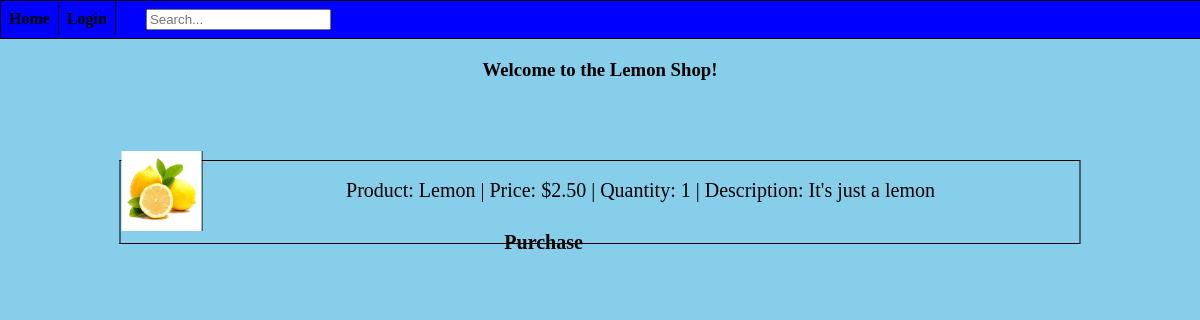
Before: / with the older database file.
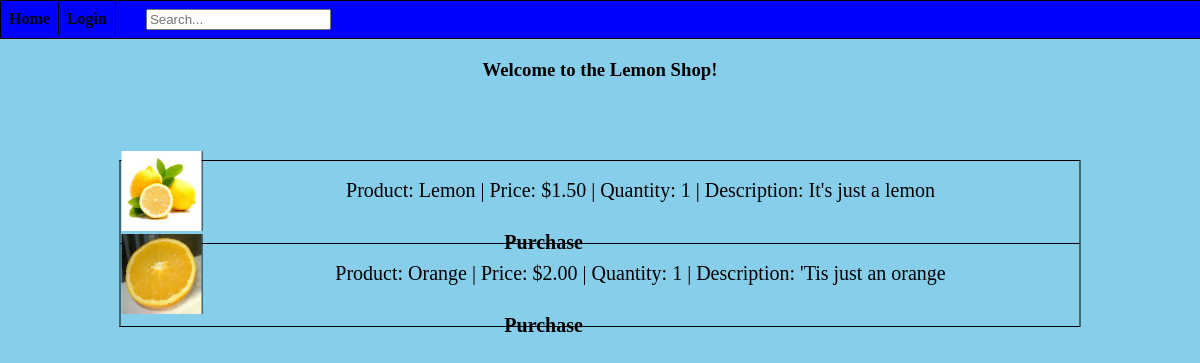
After: the same page with the newer database file.
### tables this page shows
CREATE TABLE `shop` (
  `productID` int NOT NULL,
  `userID` int NOT NULL,
  `item` varchar(255) NOT NULL,
  `price` float(7,2) NOT NULL,
  `description` varchar(255) NOT NULL,
  `quantity` int NOT NULL,
  `imgPath` varchar(255) NOT NULL
);

### index.php (the view, shortened to what this page needs)
<?php
require('header.php');
if(isset($_POST['searchBar'])){
	$search = $_POST['searchBar'];
	$search = '%' . $search . '%';
	$stmt = $db->prepare("SELECT * FROM shop WHERE item LIKE ?");
	$stmt->bind_param("s", $search);
	$stmt->execute();
	$result = $stmt->get_result();
	while($row = $result->fetch_assoc()){
		echo("<tr><td class='shoptd'><img src='" . $row['imgPath'] . "' /><div class='shopItem'>" . "Product: " .  $row['item'] . " | Price: $" . $row['price'] .  " | Quantity: " . $row['quantity'] . " | Description: ". $row['description'] . "</div><a href='http://localhost:6161/purchase.php?id=" . $row['productID'] . "' style='margin-left:40%;'/>Purchase</td></tr>");
	}
}
else{
	$stmt = $db->query("SELECT * FROM shop");
	while($row = $stmt->fetch_assoc()){
		echo("<tr><td class='shoptd'><img src='" . $row['imgPath'] . "' /><div class='shopItem'>" . "Product: " .  $row['item'] . " | Price: $" . $row['price'] .  " | Quantity: " . $row['quantity'] . " | Description: ". $row['description'] . "</div><a href='http://localhost:6161/purchase.php?id=" . $row['productID'] . "' style='margin-left:40%;'/>Purchase</td></tr>");
	}
}
echo("		</table>
		</div>
	</body>
</html>")
?>

### header.php (shortened to what this page needs)
<!DOCTYPE html>
<html>
	<head>
		<link rel="stylesheet" href="css/project.css">
	</head>
	<nav class="headerNav">
<?php
echo("<a href=" . BASE_URL . "index.php>Home</a>");
if(isset($_SESSION['isLoggedInToLemonShop']) and $_SESSION['isLoggedInToLemonShop'] == true){
	echo("
	<a href=" . BASE_URL . "account.php>Account</a>
	<a href=" . BASE_URL . "orders.php>Orders</a>
	<a href=" . BASE_URL . "logout.php>Log Out</a>");
}
else{
	echo("<a href=" . BASE_URL . "login.php>Login</a>");
}
echo("<form method='POST' action='index.php' class='searchForm'><input type='text' placeholder='Search...' class='searchBar' name='searchBar'/></form>
		  </nav><br /><br />");
?>

### css/project.css (style rules this page uses)
body { margin:0; height: 100%; background:skyblue; overflow-x: hidden; }
.headerNav { padding: 8px 0px; background-color: blue; color: black; border: 1px solid black; width: 100%; }
.headerNav a { color: black; text-align: center; padding: 8px; text-decoration: none; border-right: 1px solid black; }
.searchForm { display:inline; }
.searchBar { margin-left: 30px; }
.indexWelcome { text-align: center; position:absolute; left:50%; top:5%; -webkit-transform:translate(-50%,0); transform:translate(-50%,0); }
.shopDiv { border: 1px solid black; border-right: none; width: 80%; height: auto; position:absolute; left:50%; top:20%; -webkit-transform:translate(-50%,0); transform:translate(-50%,0); }
.productTable { margin: 0 auto; width: 100%; border-collapse: collapse; }
.productTable tr { border-bottom: 1px solid black; }
.productTable tr:last-child { border-bottom: none; }
.productTable td { height: 50px; border-right: 1px solid black; }
.shoptd { font-size: 20px; }
.shopItem { height:100%; text-align: center; display: flex; justify-content: center; align-items: center; }
.shoptd img { display: inline-block; height: 80px; width: 80px; float: left; border-right: 1px solid black; }
a:link { color: black; font-weight: bold; text-decoration: none; }

Changed rows visible on the page:
changed shop "Lemon": price "2.50" → "1.50"
added shop: imgPath (picture), item "Orange", price "2.00", quantity "1", description "'Tis just an orange"
